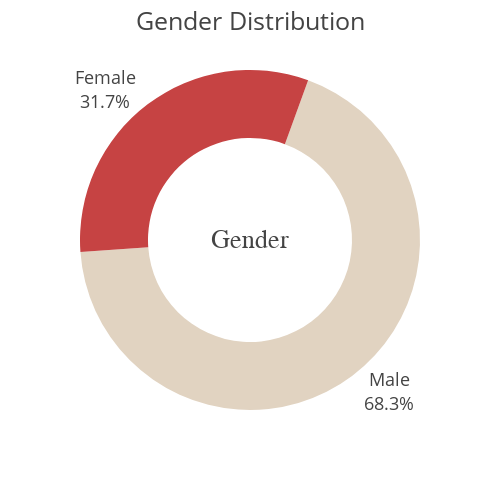

Notebook source saved alongside this figure:
### Code cell
# Empty Pie Visualization

# Create a dictionary to map numerical values to text labels
sex_labels = {1: 'Male', 0: 'Female'}

# Create a new column in the heart dataframe with text labels
heart['sex_text'] = heart['sex'].map(sex_labels)


fig = px.pie(heart,
            names= "sex_text",
            template= "presentation",
            hole= 0.6,
            color_discrete_sequence=['#e1d3c1', '#c64343']
            )
# layout
fig.update_layout(title_text='Gender Distribution',
                  title_x=0.5,
                  font=dict( size=18),
                  autosize=False,
                  width=500,
                  height=500,
                  showlegend=False)

fig.add_annotation(dict(x=0.5, y=0.5,  align='center',
                        #xref = "paper", yref = "paper",
                        showarrow = False, font_size=22,
                        text="<span style='font-size: 26px; color=#555; font-family:Arial'>Gender<br></span>"))

fig.update_traces(textposition='outside',  textinfo='percent+label', rotation=20)
fig.show()

### Figure 1 — Plotly figure (JSON) as saved in the notebook; plotly's stock layout.template omitted (floating-point values rounded to 4 significant figures; data arrays with more than 128 entries replaced by an {"elided": "..."} marker saying what was removed)
{"data": [{"domain": {"x": [0, 1], "y": [0, 1]}, "hole": 0.6, "hovertemplate": "sex_text=%{label}<extra></extra>", "labels": {"elided": "303 str values"}, "legendgroup": "", "name": "", "rotation": 20, "showlegend": true, "textinfo": "percent+label", "textposition": "outside", "type": "pie"}], "layout": {"annotations": [{"align": "center", "font": {"size": 22}, "showarrow": false, "text": "<span style='font-size: 26px; color=#555; font-family:Arial'>Gender<br></span>", "x": 0.5, "y": 0.5}], "autosize": false, "font": {"size": 18}, "height": 500, "legend": {"tracegroupgap": 0}, "margin": {"t": 60}, "piecolorway": ["#e1d3c1", "#c64343"], "showlegend": false, "title": {"text": "Gender Distribution", "x": 0.5}, "width": 500}}
